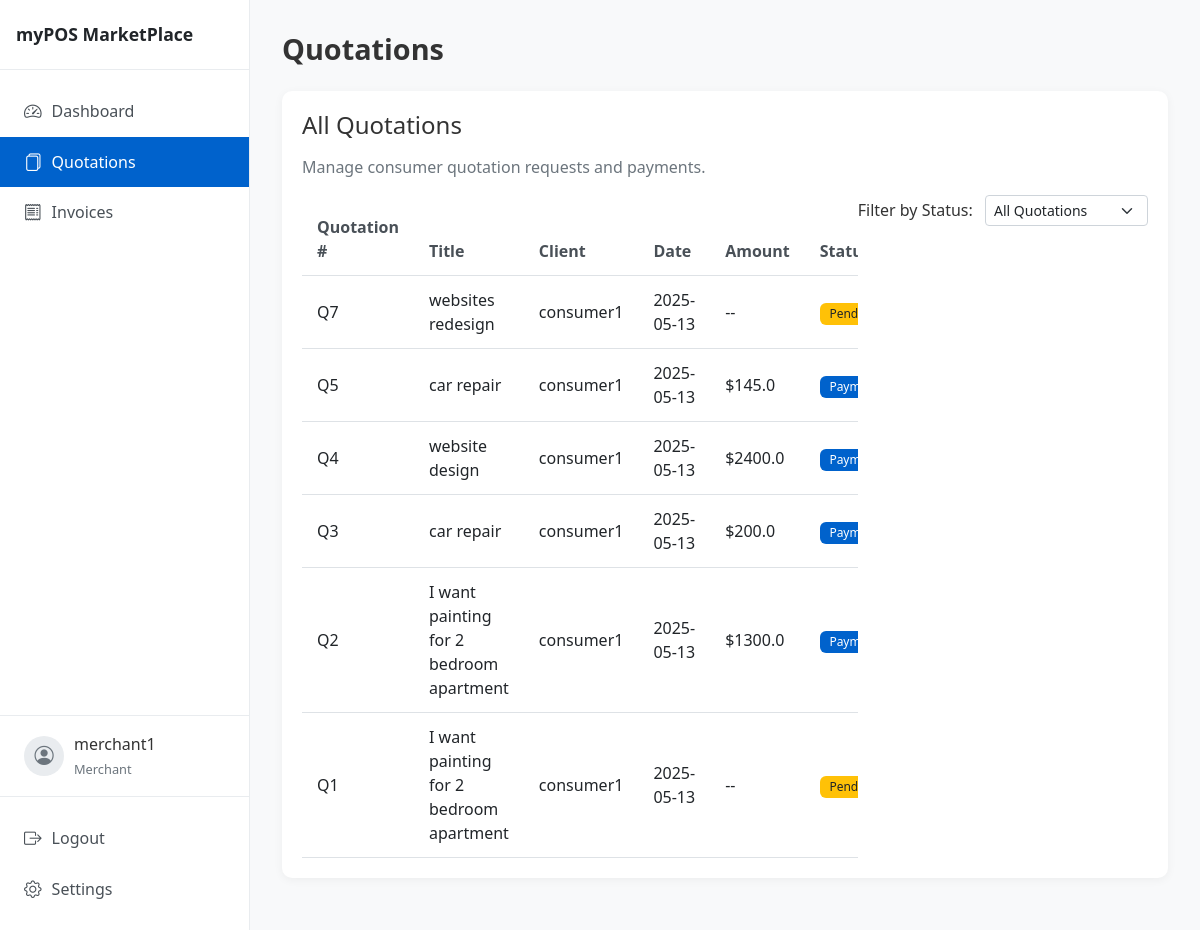
Page /merchant/quotations (signed in) on the committed database.
### models/user.py (models this page shows, shortened)
class User(db.Model, UserMixin):
    id = db.Column(db.Integer, primary_key=True)
    username = db.Column(db.String(64), unique=True, nullable=False)
    email = db.Column(db.String(120), unique=True, nullable=False)
    password_hash = db.Column(db.String(128), nullable=False)
    role = db.Column(db.String(20), nullable=False)  # 'consumer' or 'merchant'
    created_at = db.Column(db.DateTime, default=db.func.current_timestamp())
    consumer_quotations = db.relationship('Quotation', backref='consumer', lazy=True, foreign_keys='Quotation.consumer_id')
    merchant_quotations = db.relationship('Quotation', backref='merchant', lazy=True, foreign_keys='Quotation.merchant_id')

### models/quotation.py (models this page shows, shortened)
class Quotation(db.Model):
    id = db.Column(db.Integer, primary_key=True)
    request_id = db.Column(db.String(50), nullable=True)  # Group related quotations
    title = db.Column(db.String(100), nullable=False)
    product_type = db.Column(db.String(50), nullable=False)
    description = db.Column(db.Text, nullable=False)
    budget = db.Column(db.Float, nullable=True)
    ai_generated_content = db.Column(db.Text, nullable=True)
    revised_amount = db.Column(db.Float, nullable=True)
    payment_terms = db.Column(db.Text, nullable=True)
    merchant_notes = db.Column(db.Text, nullable=True)
    status = db.Column(db.String(20), default='pending')  # pending, revised, deposit_requested, deposit_paid, completed
    consumer_id = db.Column(db.Integer, db.ForeignKey('user.id'), nullable=False)
    merchant_id = db.Column(db.Integer, db.ForeignKey('user.id'), nullable=False)
    created_at = db.Column(db.DateTime, default=datetime.utcnow)
    updated_at = db.Column(db.DateTime, default=datetime.utcnow, onupdate=datetime.utcnow)
    transactions = db.relationship('Transaction', backref='quotation', lazy=True)

### app.py (the view)
@app.route('/merchant/quotations')
@login_required
def merchant_quotations():
    if current_user.role != 'merchant':
        return redirect(url_for('index'))
    quotations = Quotation.query.filter_by(merchant_id=current_user.id).all()
    quotations.sort(key=lambda x: x.created_at, reverse=True)
    return render_template('merchant/quotations.html', quotations=quotations)

### app.py (called while the page is built)
@login_manager.user_loader
def load_user(user_id):
    return User.query.get(int(user_id))

@app.context_processor
def utility_processor():
    return {'now': datetime.utcnow()}

### templates/merchant/quotations.html (shortened to what this page needs)
{% extends "layout.html" %}
{% block content %}
<div class="dashboard-header d-flex justify-content-between align-items-center mb-4">
    <h1>Quotations</h1>
</div>
<div class="card">
    <div class="card-body">
        <h2 class="h4 mb-3">All Quotations</h2>
        <p class="text-muted">Manage consumer quotation requests and payments.</p>
        <div class="mb-4">
            <div class="float-end">
                <label for="filter-status" class="form-label me-2">Filter by Status:</label>
                <select id="filter-status" class="form-select form-select-sm d-inline-block w-auto">
                    <option value="all">All Quotations</option>
                </select>
            </div>
        </div>
        {% if quotations %}
            <div class="table-responsive">
                <table class="table table-hover">
                    <thead>
                        <tr>
                            <th>Quotation #</th>
                            <th>Title</th>
                            <th>Client</th>
                            <th>Date</th>
                            <th>Amount</th>
                            <th>Status</th>
                        </tr>
                    </thead>
                    <tbody>
                        {% for quotation in quotations %}
                            <tr class="quotation-row" data-status="{{ quotation.status }}">
                                <td>Q{{ quotation.id }}</td>
                                <td>{{ quotation.title }}</td>
                                <td>{{ quotation.consumer.username }}</td>
                                <td>{{ quotation.created_at.strftime('%Y-%m-%d') }}</td>
                                <td>
                                    {% if quotation.revised_amount %}
                                        ${{ quotation.revised_amount }}
                                    {% else %}
                                        --
                                    {% endif %}
                                </td>
                                <td>
                                    {% if quotation.status == 'pending' %}
                                        <span class="badge bg-warning text-dark">Pending</span>
                                    {% elif quotation.status == 'revised' %}
                                        <span class="badge bg-info">Quoted</span>
                                    {% elif quotation.status == 'deposit_requested' %}
                                        <span class="badge bg-primary">Payment Pending</span>
                                    {% elif quotation.status == 'deposit_paid' %}
                                        <span class="badge bg-success">Active</span>
                                    {% elif quotation.status == 'completed' %}
                                        <span class="badge bg-secondary">Completed</span>
                                    {% endif %}
                                </td>
                            </tr>
                        {% endfor %}
                    </tbody>
                </table>
            </div>
        {% else %}
            <div class="alert alert-info">
                <p class="mb-0">You don't have any quotations yet. When consumers send you quotations, they will appear here.</p>
            </div>
        {% endif %}
    </div>
</div>
{% endblock %}

### templates/layout.html (shortened to what this page needs)
<!DOCTYPE html>
<html lang="en">
<head>
    <link rel="stylesheet" href="https://cdn.jsdelivr.net/npm/bootstrap@5.2.3/dist/css/bootstrap.min.css">
    <link rel="stylesheet" href="https://cdn.jsdelivr.net/npm/bootstrap-icons@1.10.5/font/bootstrap-icons.css">
    <link rel="stylesheet" href="{{ url_for('static', filename='css/styles.css') }}">
</head>
<body>
    <div class="page-container">
        {% if current_user.is_authenticated %}
        <div class="sidebar">
            <div class="sidebar-header">
                <h1 class="sidebar-brand">myPOS MarketPlace</h1>
            </div>
            <div class="sidebar-menu">
                <a href="{{ url_for('consumer_dashboard' if current_user.role == 'consumer' else 'merchant_dashboard') }}" class="sidebar-item {% if request.endpoint.endswith('dashboard') %}active{% endif %}">
                    <i class="bi bi-speedometer2"></i> <span>Dashboard</span>
                </a>
                <a href="{{ url_for('consumer_quotations' if current_user.role == 'consumer' else 'merchant_quotations') }}" class="sidebar-item {% if request.endpoint.endswith('quotations') %}active{% endif %}">
                    <i class="bi bi-files"></i> <span>Quotations</span>
                </a>
                <a href="#" class="sidebar-item {% if request.endpoint.endswith('invoices') %}active{% endif %}">
                    <i class="bi bi-receipt"></i> <span>Invoices</span>
                </a>
            </div>
            <div class="user-profile">
                <div class="user-avatar">
                    <i class="bi bi-person-circle"></i>
                </div>
                <div class="user-info">
                    <p class="user-name">{{ current_user.username }}</p>
                    <small class="user-role">{{ current_user.role|capitalize }}</small>
                </div>
            </div>
            <div class="sidebar-footer">
                <a href="{{ url_for('logout') }}" class="sidebar-item">
                    <i class="bi bi-box-arrow-right"></i> <span>Logout</span>
                </a>
                <a href="#" class="sidebar-item">
                    <i class="bi bi-gear"></i> <span>Settings</span>
                </a>
            </div>
        </div>
        <div class="content-wrapper">
            {% block content %}{% endblock %}
        </div>
        {% endif %}
    </div>
</body>
</html>

### static/css/styles.css (style rules this page uses)
body { font-family: 'Segoe UI', Tahoma, Geneva, Verdana, sans-serif; background-color: #f8f9fa; color: #333; margin: 0; padding: 0; }
.page-container { display: flex; min-height: 100vh; }
.sidebar { width: 250px; background-color: #fff; border-right: 1px solid #e9ecef; display: flex; flex-direction: column; position: fixed; top: 0; bottom: 0; left: 0; z-index: 1000; }
.sidebar-header { padding: 1.5rem 1rem; border-bottom: 1px solid #e9ecef; display: flex; align-items: center; }
.sidebar-brand { font-size: 1.1rem; font-weight: 700; margin: 0; color: #212529; white-space: normal; line-height: 1.2; }
.sidebar-menu { flex: 1; padding: 1rem 0; overflow-y: auto; }
.sidebar-item { display: flex; align-items: center; padding: 0.75rem 1.5rem; color: #495057; text-decoration: none; transition: background-color 0.2s; }
.sidebar-item.active { background-color: #e9ecef; color: #212529; font-weight: 500; }
.sidebar-item i { margin-right: 10px; font-size: 1.1rem; }
.sidebar-footer { padding: 1rem 0; border-top: 1px solid #e9ecef; margin-top: auto; }
.content-wrapper { flex: 1; margin-left: 250px; padding: 2rem; background-color: #f8f9fa; }
.card { border-radius: 10px; box-shadow: 0 2px 10px rgba(0,0,0,0.05); border: none; margin-bottom: 20px; }
.card-body { padding: 20px; }
.table { margin-bottom: 0; }
.table th { font-weight: 600; color: #495057; border-top: none; padding: 12px 15px; }
.table td { padding: 12px 15px; vertical-align: middle; }
.badge { font-weight: 500; padding: 0.4em 0.8em; border-radius: 6px; }
.bg-pending, .bg-warning { background-color: #ffc107; color: #212529; }
.bg-deposit_requested, .bg-primary { background-color: #0d6efd; color: white; }
.dashboard-header { margin-bottom: 1.5rem; }
.dashboard-header h1 { font-weight: 700; font-size: 1.8rem; margin-bottom: 0; }
.user-profile { display: flex; align-items: center; padding: 1rem 1.5rem; border-top: 1px solid #e9ecef; }
.user-avatar { width: 40px; height: 40px; border-radius: 50%; background-color: #e9ecef; display: flex; align-items: center; justify-content: center; margin-right: 10px; }
.user-avatar i { font-size: 1.2rem; color: #6c757d; }
.user-info { flex: 1; }
.user-name { font-weight: 500; margin-bottom: 0; white-space: nowrap; overflow: hidden; text-overflow: ellipsis; max-width: 150px; }
.user-role { font-size: 0.8rem; color: #6c757d; }
.sidebar { width: 250px; background-color: #fff; border-right: 1px solid #e9ecef; }
.sidebar-item.active { background-color: #0062cc; color: #fff; font-weight: 500; }
.btn-primary, .bg-primary { background-color: #0062cc !important; border-color: #0062cc !important; }

### rows in the picture
User: username "merchant1", role "Merchant"
Quotation: id "7", title "websites redesign", consumer.username "consumer1", created_at "2025-05-13", status "Pending"
Quotation: id "5", title "car repair", consumer.username "consumer1", created_at "2025-05-13", revised_amount "145.0", shows "Payment Pending"
Quotation: id "4", title "website design", consumer.username "consumer1", created_at "2025-05-13", revised_amount "2400.0", shows "Payment Pending"
Quotation: id "3", title "car repair", consumer.username "consumer1", created_at "2025-05-13", revised_amount "200.0", shows "Payment Pending"
Quotation: id "2", title "I want painting for 2 bedroom apartment", consumer.username "consumer1", created_at "2025-05-13", revised_amount "1300.0", shows "Payment Pending"
Quotation: id "1", title "I want painting for 2 bedroom apartment", consumer.username "consumer1", created_at "2025-05-13", status "Pending"
